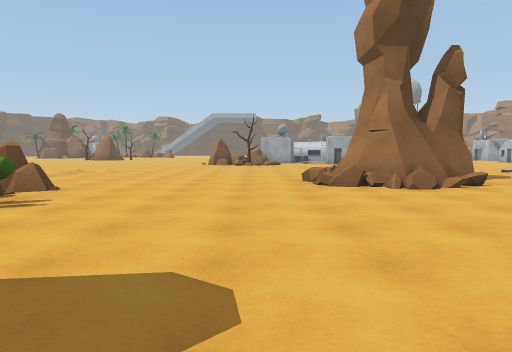
view 1 (above)

24 first-person views from a walk through a 3-D level made in the Unity game engine. The camera is 1.3 m above the floor, tilts 4° down and sees 70° across. The floor is counted in squares, 2 m on a side. Each view is taken from the middle of a square. On the plan, view 1 faces up. The plan holds only what a view shows up to about 11 squares ahead; the rest is blank. The place goes on beyond the plan. Some animated figures are left out. Surface patterns are stand-ins for the level's own textures.

view 2
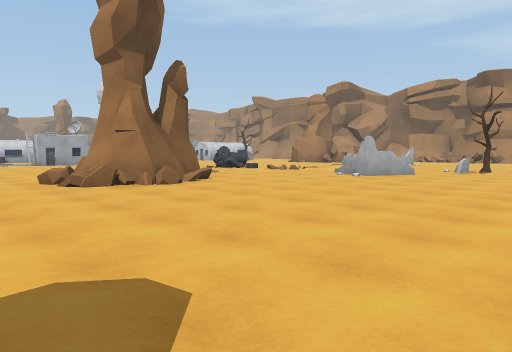

view 3
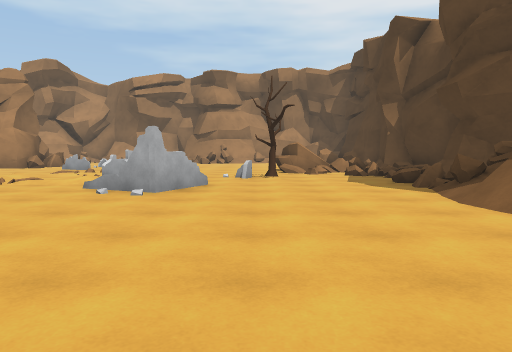

view 4
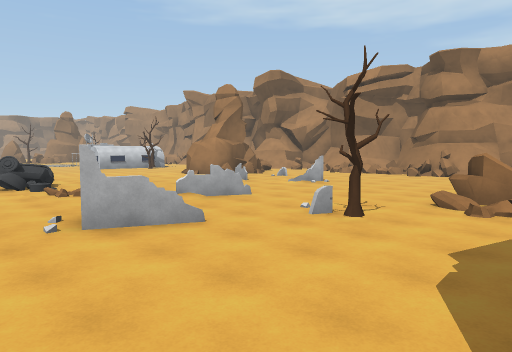

view 5
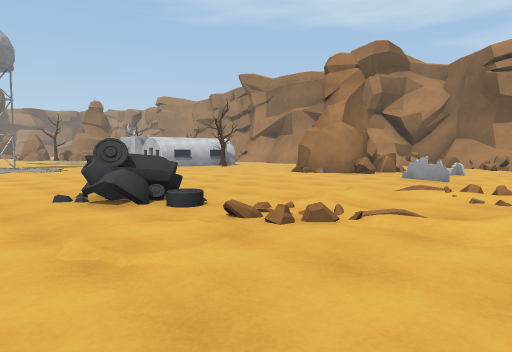

view 6
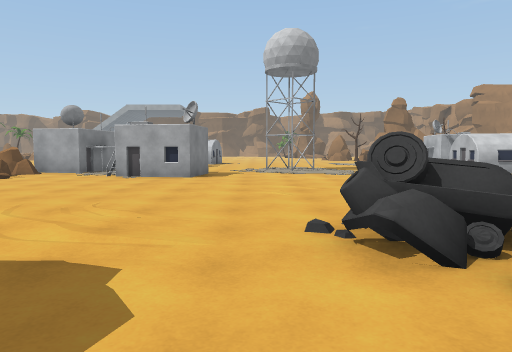

view 7
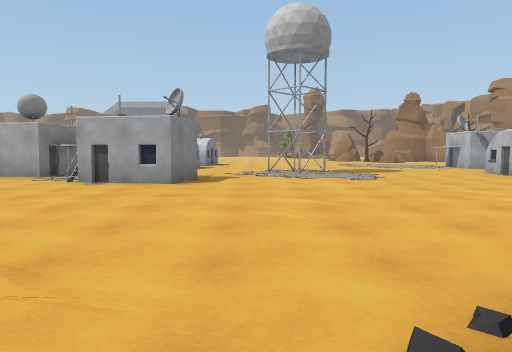

view 8
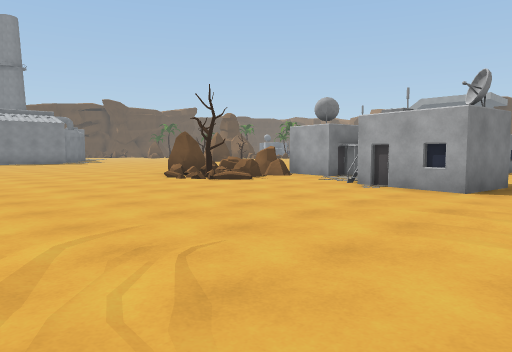

view 9
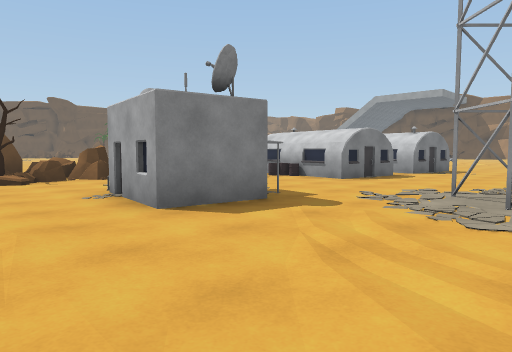

view 10
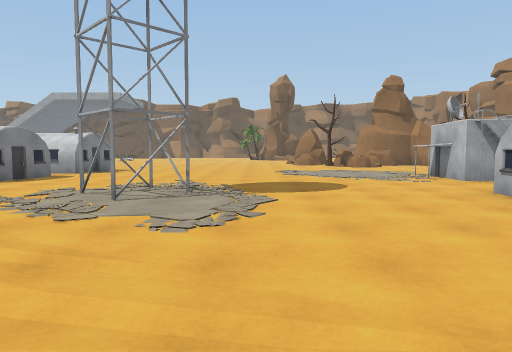

view 11
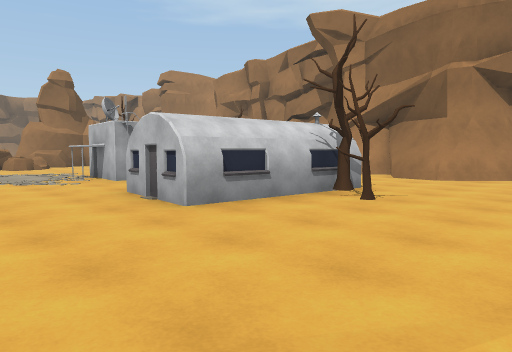

view 12
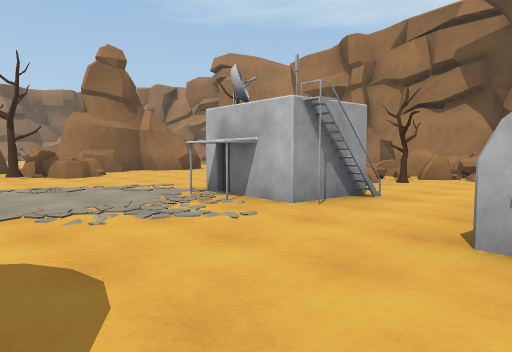

view 13
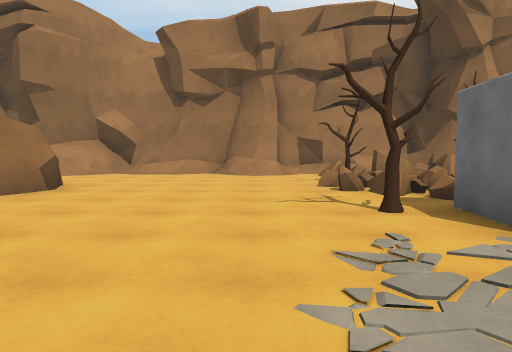

view 14
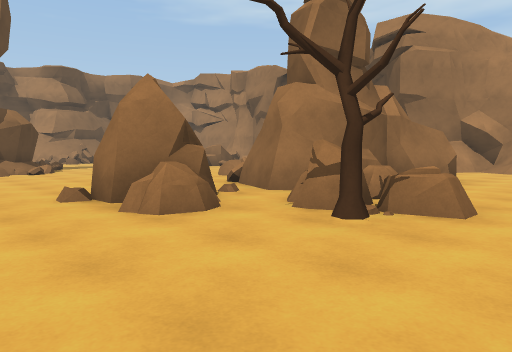

view 15
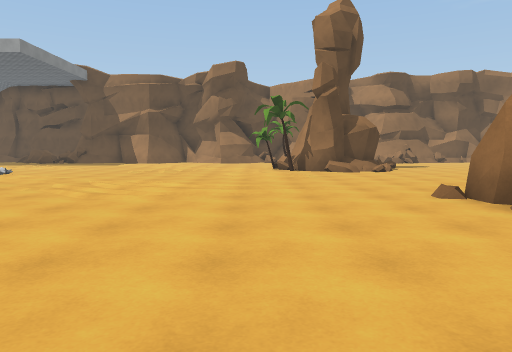

view 16
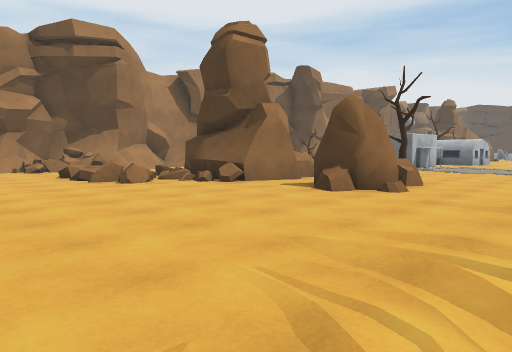

view 17
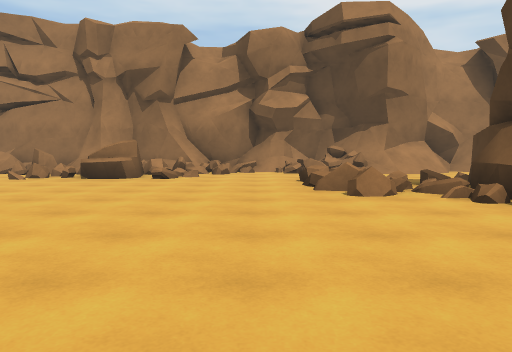

view 18
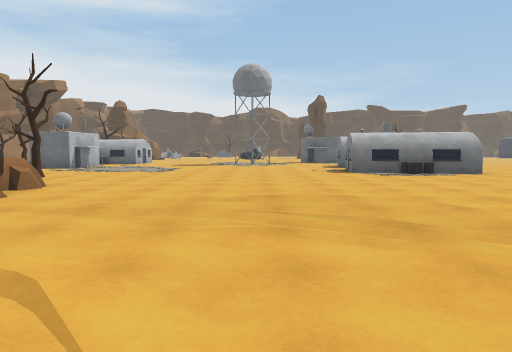

view 19
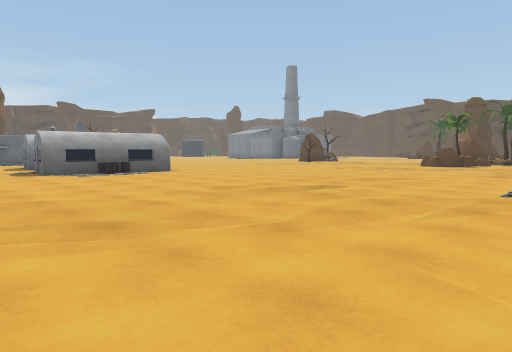

view 20
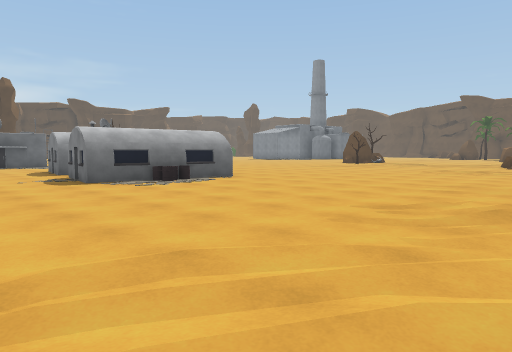

view 21
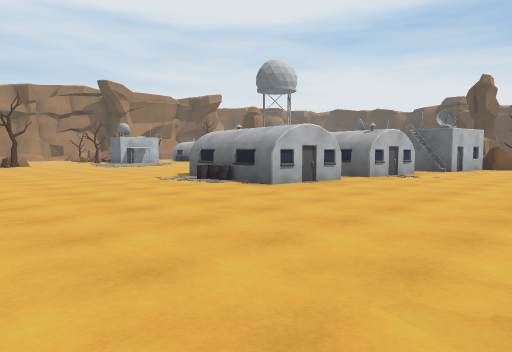

view 22
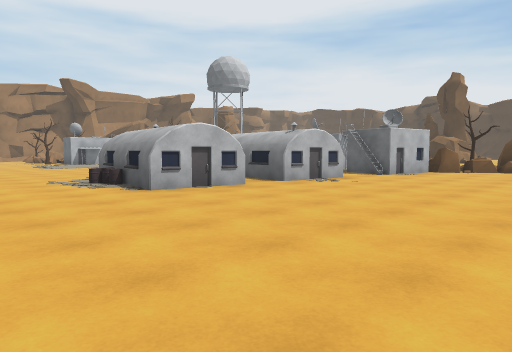

view 23
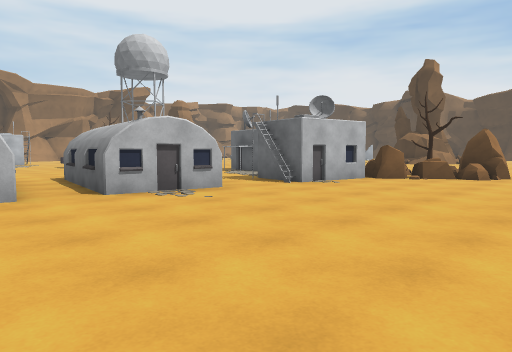

view 24
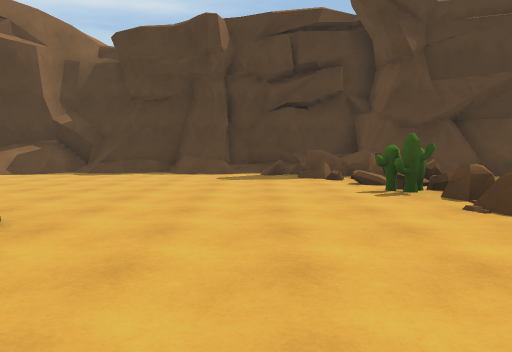

### Floor plan
Key: @ floor where view 1 was taken; # wall or solid block; x gap in a wall; . main floor; : floor 0.25 m higher than the main floor; + floor 0.5 m higher than the main floor; / step, stairs or slope; = window, fence, low wall or low ledge; ^ raised ledge; R rock; C cactus; T tree; B building; O other object.
Columns run from 4 left of view 1 to 23 right of it. Each row starts with its distance up from view 1.
 40               O ##......#=#
 39        .........#........=#
 38        ..................#=
 37     ......................=
 36 .....................=.=..=
 35 .....................=.=  =
 34 ......../...........##.. .=
 33 ................R#.###.../##
 32 /...............RR.#####.//#
 31 ..................R^####../#
 30 .................TRR......##
 29 ..................R.......##
 28 .......BB..................#
 27 ......BBBB................##
 26 ......B BB.................#
 25 ..................B#T.=T.=##
 24 ......BBB.........BB x=#=^/^
 23  ....BBBB..........B#.T.##/#
 22  ......B................ #^^
 21  ....BB.....##......     #
 20  ....BB.....##....B     .#
 19  ...RBB  B........BBBB..##
 18   .RR/.BBB.........TT...##
 17  .RRT/...B............../#
 16 ....:...................
 15 ...................
 14 ..................
 13 ...................#
 12    ................##
 11 ....... ....#^......#^
 10 ......   ...=........
  9 ......=   ...///..=..=.
  8 ...../###..../../......
  7 ...../###....////...
  6 R.............=#....
  5 R...........#.........
  4 CC..........#=........
  3 =+.............T......
  2 #=...............#=
  1 #^#.............##=
  0 #==.@....///==.===
 -1 ########/###=#/###
 -2              ####

Where each view was taken, in squares from view 1:
view 1: 0 up, 0 right, facing up
view 2: 0 up, 1 left, facing up-right
view 3: 3 up, 2 right, facing right
view 4: 0 up, 6 right, facing up-right
view 5: 6 up, 6 right, facing up-right
view 6: 8 up, 7 right, facing up
view 7: 10 up, 7 right, facing up
view 8: 11 up, 7 right, facing up-left
view 9: 15 up, 9 right, facing up-left
view 10: 15 up, 10 right, facing up
view 11: 15 up, 11 right, facing up-right
view 12: 20 up, 11 right, facing up-right
view 13: 27 up, 12 right, facing right
view 14: 28 up, 10 right, facing up-right
view 15: 28 up, 9 right, facing up
view 16: 39 up, 9 right, facing down-right
view 17: 37 up, 11 right, facing right
view 18: 38 up, 8 right, facing down
view 19: 38 up, 8 right, facing down-left
view 20: 35 up, 8 right, facing down-left
view 21: 33 up, 3 left, facing down-right
view 22: 31 up, 4 left, facing down-right
view 23: 27 up, 4 left, facing down-right
view 24: 10 up, 1 left, facing down
